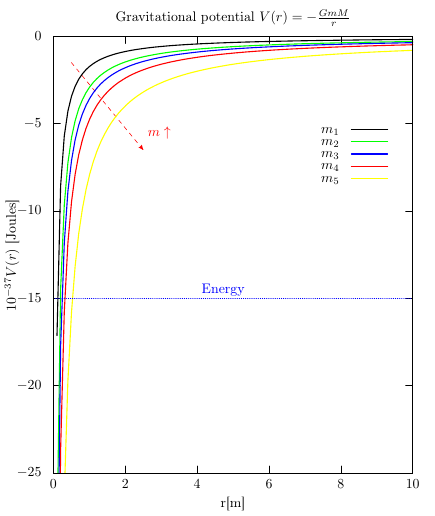

Recreate this plot in gnuplot.
reset
set term tikz standalone size 11cm, 13cm
set output 'ejemplo6.tex'

G=6.674*(10**(-11))
M=5.972*(10**(24))

m1=4.340*(10**(22))
m2=7.340*(10**(22))
m3=9*(10**(22))
m4=12.0*(10**(22))
m5=20.0*(10**(22))

V1(x)= -(G*m1*M)/x
V2(x)= -(G*m2*M)/x
V3(x)= -(G*m3*M)/x
V4(x)= -(G*m4*M)/x
V5(x)= -(G*m5*M)/x

Veff1(x)= (10**(-37))*V1(x)
Veff2(x)= (10**(-37))*V2(x)
Veff3(x)= (10**(-37))*V3(x)
Veff4(x)= (10**(-37))*V4(x)
Veff5(x)= (10**(-37))*V5(x)
set arrow from 0.5,-1.5 to 2.5,-6.5 dt 2 lc 'red'
set label '$m\uparrow$' textcolor rgb "red" at 2.5,-5.5
set label 'Energy' textcolor rgb "blue" at 4,-14.5 

#set key box
set key at 9.5,-5
set title "Gravitational potential $V(r) = -\\frac{GmM}{r}$" 
set xlabel 'r[m]'
set ylabel '$10^{-37} V(r)$ [Joules]'

plot[0:10][-25:0] Veff1(x) lw 2 lt 1 lc 'black' title '$m_1$',\
                  Veff2(x) lw 2 lt 2 lc 'green' title '$m_2$',\
                  Veff3(x) lw 2 lt 3 lc 'blue' title '$m_3$',\
                  Veff4(x) lw 2 lt 4 lc 'red' title '$m_4$',\
                  Veff5(x) lw 2 lt 5 lc 'yellow' title '$m_5$',\
                  -15 with lines dt 4 lt 3 lw 1 lc "blue" notitle # En 20

unset output
system("pdflatex ejemplo6")

